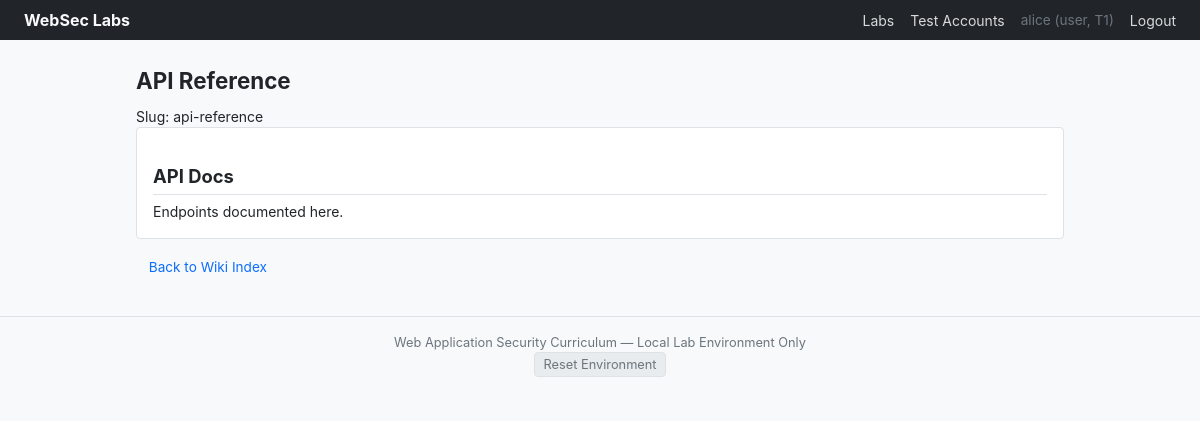
Page /lab/injection/inj-03/wiki/api-reference (signed in) on the committed database.
### tables this page shows
CREATE TABLE wiki_pages (
        id INTEGER PRIMARY KEY AUTOINCREMENT,
        slug TEXT UNIQUE NOT NULL,
        title TEXT NOT NULL,
        body TEXT,
        author_id INTEGER,
        created_at TIMESTAMP DEFAULT CURRENT_TIMESTAMP
    );

### app/routes/injection.py (the view)
@injection_bp.route('/inj-03/wiki/<slug>')
def lab13_wiki_view(slug):
    err = _require_login()
    if err:
        return err
    patched = current_app.config.get('PATCHED_MODE', False)
    db = get_db()
    page = db.execute("SELECT * FROM wiki_pages WHERE slug = ?", (slug,)).fetchone()
    db.close()
    if not page:
        return jsonify({'error': 'Page not found'}), 404
    page_dict = dict(page)
    if patched:
        body = page_dict['body']
        body = re.sub(r'<\s*script[^>]*>.*?</\s*script\s*>', '', body, flags=re.I | re.S)
        body = re.sub(r'\bon\w+\s*=\s*(?:"[^"]*"|\'[^\']*\'|[^\s>]+)', '', body, flags=re.I)
        page_dict['body_html'] = str(html_escape(body))
    else:
        page_dict['body_html'] = page_dict['body']
    return render_template('labs/inj_03_wiki.html', page=page_dict)

### app/database/db.py (called while the page is built)
def get_db():
    db_path = os.environ.get('DB_PATH', 'websec_labs.db')
    conn = sqlite3.connect(db_path)
    conn.row_factory = sqlite3.Row
    conn.execute("PRAGMA journal_mode=WAL")
    conn.execute("PRAGMA foreign_keys=ON")
    return conn

### app/routes/injection.py (called while the page is built)
def _require_login():
    if 'user_id' not in session:
        return jsonify({'error': 'Authentication required'}), 401
    return None

### app/templates/labs/inj_03_wiki.html (shortened to what this page needs)
{% extends "base.html" %}
{% block content %}
<h1>{{ page.title }}</h1>
<p class="badge badge-info">Slug: {{ page.slug }}</p>
<div class="card">
    <div id="wiki-content">
        {{ page.body_html | safe }}
    </div>
</div>
<p>
    <a href="/lab/injection/inj-03" class="btn btn-secondary">Back to Wiki Index</a>
</p>
{% endblock %}

### app/static/css/style.css (style rules this page uses)
:root { --bg: #f8f9fa; --fg: #212529; --muted: #6c757d; --border: #dee2e6; --accent: #0d6efd; --accent-hover: #0b5ed7; --danger: #dc3545; --success: #198754; --warning: #ffc107; --card-bg: #fff; --nav-bg: #212529; --nav-fg: #f8f9fa; --code-bg: #e9ecef; --radius: 4px; }
* { box-sizing: border-box; margin: 0; padding: 0; }
body { font-family: -apple-system, BlinkMacSystemFont, "Segoe UI", Roboto, "Helvetica Neue", Arial, sans-serif; font-size: 14px; line-height: 1.5; color: var(--fg); background: var(--bg); }
h1 { font-size: 1.4rem; margin-bottom: 0.5rem; }
h2 { font-size: 1.15rem; margin: 1.2rem 0 0.4rem; border-bottom: 1px solid var(--border); padding-bottom: 0.2rem; }
a { color: var(--accent); }
.card { background: var(--card-bg); border: 1px solid var(--border); border-radius: var(--radius); padding: 1rem; margin-bottom: 0.75rem; }
.btn { display: inline-block; padding: 0.4rem 0.8rem; border: none; border-radius: var(--radius); font-size: 0.85rem; cursor: pointer; text-decoration: none; font-family: inherit; }

### rows in the picture
wiki_pages: title "API Reference", slug "api-reference", body_html "API Docs Endpoints documented here."

### other values in the picture
{{ session['username'] }} "alice"
{{ session['role'] }} "user"
{{ session['tenant_id'] }} "1"
